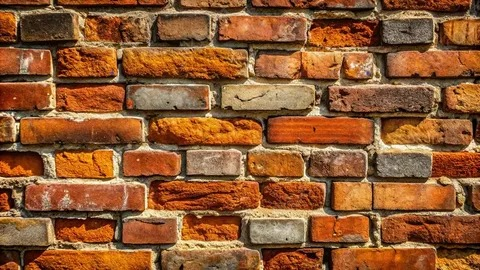
//> input picture gorev_8/resim.jpeg, 480 x 270 px
$ ./Main   (built with g++ and OpenCV 4)
//> lines starting //> are read from the running program, lines starting //| are printed output that depends on the picture
#include <iostream>
#include <vector>
#include <opencv2/opencv.hpp>

int main() {
    cv::Mat img = cv::imread("resim.jpeg");
//> img is the input picture: 270 rows x 480 cols, CV_8UC3; mean B, G, R 50.9, 90.5, 144.3
    if (img.empty()) img = cv::imread("resim.jpg");
    if (img.empty()) {
        std::cerr << "Hata: resim dosyasi bulunamadi!" << std::endl;
        return -1;
    }

    std::vector<cv::Mat> bgrPlanes;
    cv::split(img, bgrPlanes);
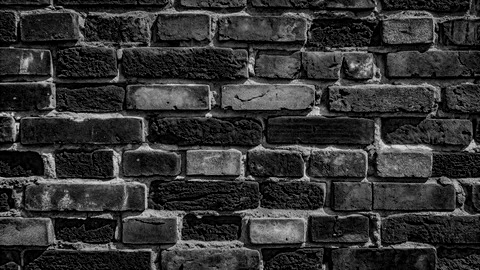
//> bgrPlanes[0]: 270 rows x 480 cols, CV_8UC1; min 0, max 229, mean 50.9
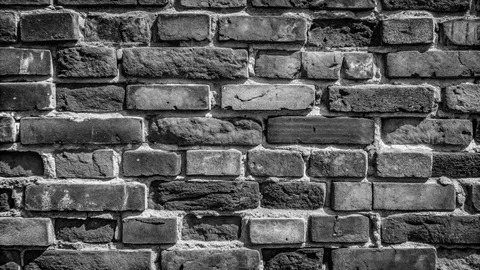
//> bgrPlanes[1]: 270 rows x 480 cols, CV_8UC1; min 0, max 254, mean 90.5
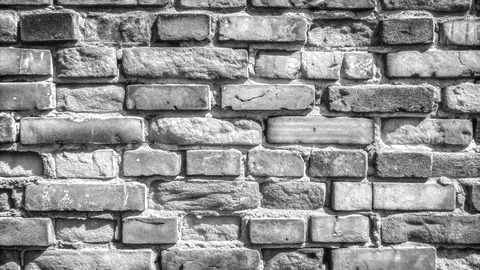
//> bgrPlanes[2]: 270 rows x 480 cols, CV_8UC1; min 3, max 255, mean 144.3

    int histSize = 256;
    float range[] = { 0, 256 };
    const float* histRange = { range };

    cv::Mat bHist, gHist, rHist;

    cv::calcHist(&bgrPlanes[0], 1, 0, cv::Mat(), bHist, 1, &histSize, &histRange);
//> bHist = 256 values, max 11974 at index 0, min 0 at index 224, mean 506.2
    cv::calcHist(&bgrPlanes[1], 1, 0, cv::Mat(), gHist, 1, &histSize, &histRange);
//> gHist = 256 values, max 1162 at index 88, min 0 at index 253, mean 506.2
    cv::calcHist(&bgrPlanes[2], 1, 0, cv::Mat(), rHist, 1, &histSize, &histRange);
//> rHist = 256 values, max 943 at index 181, min 0 at index 0, mean 506.2

    int histW = 512;
    int histH = 400;
    int adim = cvRound((double)histW / histSize);

    cv::Mat histTuvali(histH, histW, CV_8UC3, cv::Scalar(20, 20, 20));

    cv::normalize(bHist, bHist, 0, histH - 20, cv::NORM_MINMAX);
//> bHist = 256 values, max 380 at index 0, min 0 at index 224, mean 16.07
    cv::normalize(gHist, gHist, 0, histH - 20, cv::NORM_MINMAX);
//> gHist = 256 values, max 380 at index 88, min 0 at index 253, mean 165.6
    cv::normalize(rHist, rHist, 0, histH - 20, cv::NORM_MINMAX);
//> rHist = 256 values, max 380 at index 181, min 0 at index 0, mean 204

    for (int i = 1; i < histSize; ++i) {
        cv::line(histTuvali,
            cv::Point(adim * (i - 1), histH - cvRound(bHist.at<float>(i - 1))),
            cv::Point(adim * i, histH - cvRound(bHist.at<float>(i))),
            cv::Scalar(255, 0, 0), 2);

        cv::line(histTuvali,
            cv::Point(adim * (i - 1), histH - cvRound(gHist.at<float>(i - 1))),
            cv::Point(adim * i, histH - cvRound(gHist.at<float>(i))),
            cv::Scalar(0, 255, 0), 2);

        cv::line(histTuvali,
            cv::Point(adim * (i - 1), histH - cvRound(rHist.at<float>(i - 1))),
            cv::Point(adim * i, histH - cvRound(rHist.at<float>(i))),
            cv::Scalar(0, 0, 255), 2);
    }
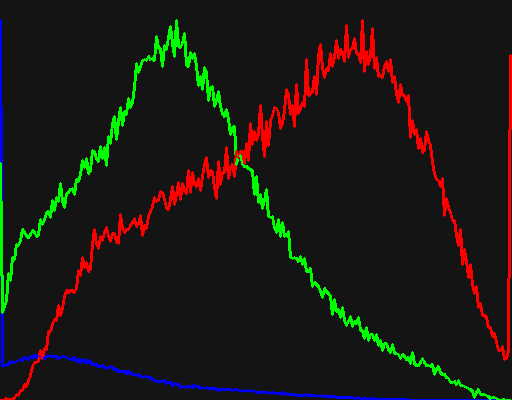
//> histTuvali: 400 rows x 512 cols, CV_8UC3; mean B, G, R 20.8, 25.4, 28.3

    std::string winResim = "1. Orijinal Resim";
    std::string winGrafik = "2. RGB Histogram Grafigi";

    cv::namedWindow(winResim, cv::WINDOW_NORMAL);
    cv::namedWindow(winGrafik, cv::WINDOW_NORMAL);

    cv::resizeWindow(winResim, 480, 360);
    cv::resizeWindow(winGrafik, 512, 400);

    cv::moveWindow(winResim, 50, 60);
    cv::moveWindow(winGrafik, 560, 60);

    cv::imshow(winResim, img);
    cv::imshow(winGrafik, histTuvali);

    cv::waitKey(0);
    cv::destroyAllWindows();
    return 0;
}
